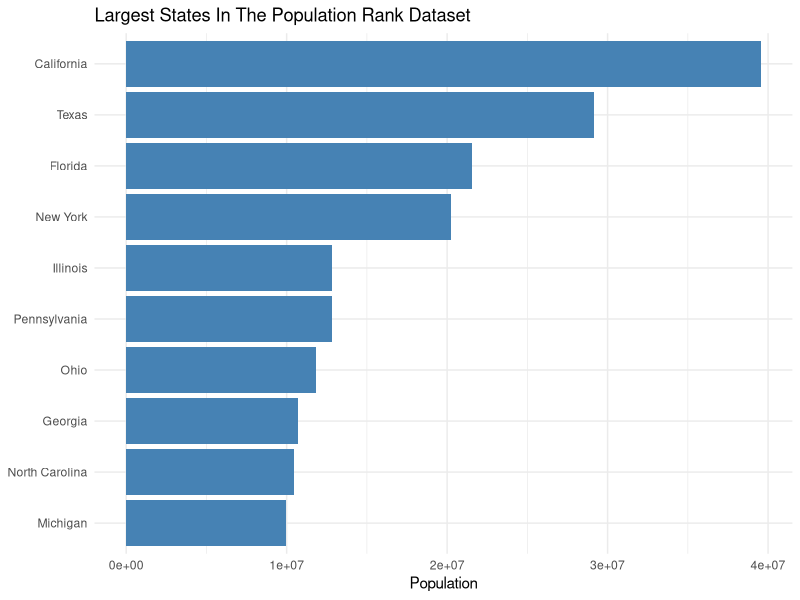
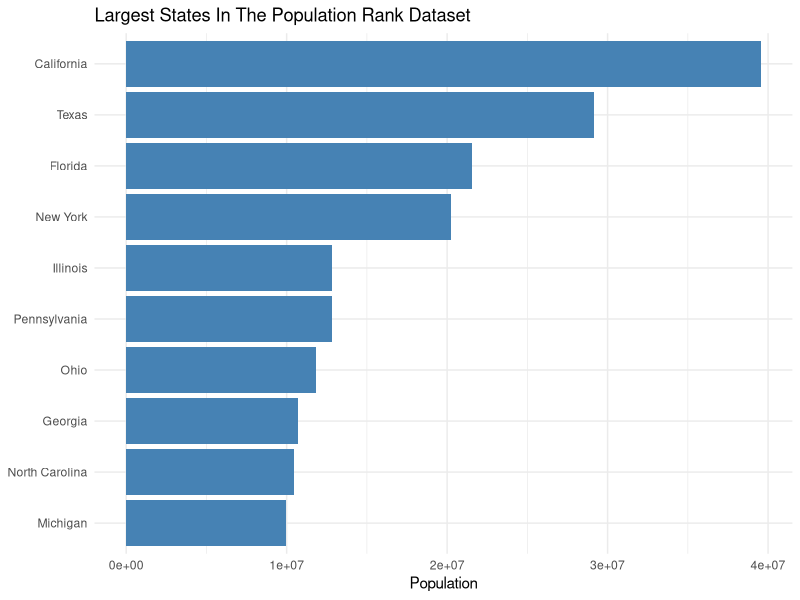

These figures' R source, in order:
## ---- chunk 1
#| include: false
knitr::opts_knit$set(root.dir = normalizePath("../../../.."))
library(dplyr)
library(ggplot2)
library(readr)
## ---- chunk 2
states <- read_csv("data/real/state_population_ranks.csv", show_col_types = FALSE)

top_states <- states |>
  slice_max(population, n = 10) |>
  mutate(state_name = reorder(state_name, population))

final_plot <- ggplot(top_states, aes(x = state_name, y = population)) +
  geom_col(fill = "steelblue") +
  coord_flip() +
  labs(
    title = "Largest States In The Population Rank Dataset",
    x = NULL,
    y = "Population"
  ) +
  theme_minimal()

final_plot

saved_file <- file.path(tempdir(), "top-states-practice-reference.png")

ggsave(
  filename = saved_file,
  plot = final_plot,
  width = 7,
  height = 5,
  dpi = 300
)

saved_file
